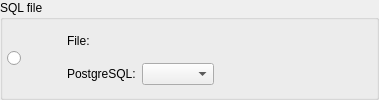
           <widget class="QGroupBox" name="groupBox_2">
            <property name="title">
             <string>SQL file</string>
            </property>
            <layout class="QGridLayout" name="gridLayout_10">
             <property name="leftMargin">
              <number>4</number>
             </property>
             <property name="topMargin">
              <number>4</number>
             </property>
             <property name="rightMargin">
              <number>4</number>
             </property>
             <property name="bottomMargin">
              <number>4</number>
             </property>
             <item row="0" column="0" rowspan="2">
              <widget class="QRadioButton" name="export_to_file_rb">
               <property name="sizePolicy">
                <sizepolicy hsizetype="Fixed" vsizetype="Expanding">
                 <horstretch>0</horstretch>
                 <verstretch>0</verstretch>
                </sizepolicy>
               </property>
               <property name="text">
                <string/>
               </property>
               <property name="checked">
                <bool>false</bool>
               </property>
               <property name="autoExclusive">
                <bool>false</bool>
               </property>
              </widget>
             </item>
             <item row="0" column="1" rowspan="2">
              <widget class="QWidget" name="export_to_file_wgt" native="true">
               <property name="enabled">
                <bool>true</bool>
               </property>
               <property name="sizePolicy">
                <sizepolicy hsizetype="Preferred" vsizetype="Fixed">
                 <horstretch>0</horstretch>
                 <verstretch>0</verstretch>
                </sizepolicy>
               </property>
               <layout class="QGridLayout" name="export_to_file_grid">
                <property name="leftMargin">
                 <number>4</number>
                </property>
                <property name="topMargin">
                 <number>4</number>
                </property>
                <property name="rightMargin">
                 <number>0</number>
                </property>
                <property name="bottomMargin">
                 <number>4</number>
                </property>
                <item row="0" column="1">
                 <widget class="QLabel" name="file_lbl">
                  <property name="enabled">
                   <bool>true</bool>
                  </property>
                  <property name="sizePolicy">
                   <sizepolicy hsizetype="Fixed" vsizetype="Fixed">
                    <horstretch>0</horstretch>
                    <verstretch>0</verstretch>
                   </sizepolicy>
                  </property>
                  <property name="minimumSize">
                   <size>
                    <width>0</width>
                    <height>0</height>
                   </size>
                  </property>
                  <property name="text">
                   <string>File:</string>
                  </property>
                 </widget>
                </item>
                <item row="0" column="0" rowspan="2">
                 <widget class="QLabel" name="model_sql_lbl">
                  <property name="enabled">
                   <bool>true</bool>
                  </property>
                  <property name="sizePolicy">
                   <sizepolicy hsizetype="Fixed" vsizetype="Expanding">
                    <horstretch>0</horstretch>
                    <verstretch>0</verstretch>
                   </sizepolicy>
                  </property>
                  <property name="minimumSize">
                   <size>
                    <width>30</width>
                    <height>60</height>
                   </size>
                  </property>
                  <property name="maximumSize">
                   <size>
                    <width>30</width>
                    <height>60</height>
                   </size>
                  </property>
                  <property name="text">
                   <string/>
                  </property>
                  <property name="pixmap">
                   <pixmap resource="../res/resources.qrc">:/imagens/imagens/model2sql.png</pixmap>
                  </property>
                  <property name="scaledContents">
                   <bool>true</bool>
                  </property>
                 </widget>
                </item>
                <item row="1" column="2">
                 <layout class="QHBoxLayout" name="horizontalLayout_5">
                  <item>
                   <widget class="QComboBox" name="pgsqlvers_cmb">
                    <property name="enabled">
                     <bool>true</bool>
                    </property>
                    <property name="minimumSize">
                     <size>
                      <width>0</width>
                      <height>0</height>
                     </size>
                    </property>
                    <property name="maximumSize">
                     <size>
                      <width>16777215</width>
                      <height>16777215</height>
                     </size>
                    </property>
                    <property name="toolTip">
                     <string>PostgreSQL version in which the SQL code should be generated</string>
                    </property>
                    <property name="insertPolicy">
                     <enum>QComboBox::InsertAtBottom</enum>
                    </property>
                   </widget>
                  </item>
                  <item>
                   <spacer name="horizontalSpacer">
                    <property name="orientation">
                     <enum>Qt::Horizontal</enum>
                    </property>
                    <property name="sizeHint" stdset="0">
                     <size>
                      <width>158</width>
                      <height>20</height>
                     </size>
                    </property>
                   </spacer>
                  </item>
                 </layout>
                </item>
                <item row="1" column="1">
                 <widget class="QLabel" name="pgsql_lbl">
                  <property name="sizePolicy">
                   <sizepolicy hsizetype="Fixed" vsizetype="Fixed">
                    <horstretch>0</horstretch>
                    <verstretch>0</verstretch>
                   </sizepolicy>
                  </property>
                  <property name="minimumSize">
                   <size>
                    <width>0</width>
                    <height>0</height>
                   </size>
                  </property>
                  <property name="font">
                   <font>
                    <italic>false</italic>
                   </font>
                  </property>
                  <property name="text">
                   <string>PostgreSQL:</string>
                  </property>
                 </widget>
                </item>
               </layout>
              </widget>
             </item>
            </layout>
           </widget>
